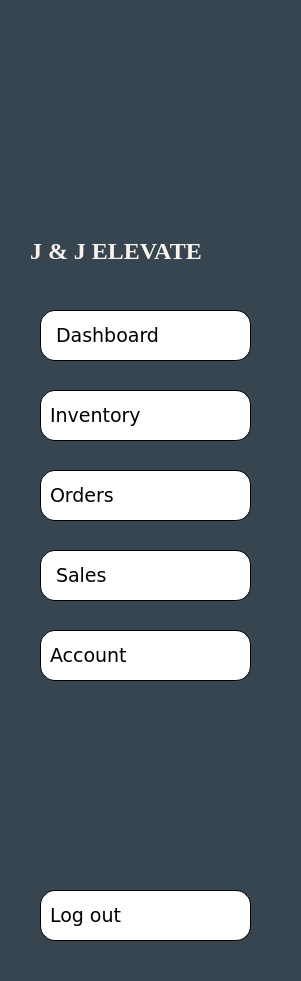
   <widget class="QFrame" name="LeftMenuBar">
    <property name="geometry">
     <rect>
      <x>-1</x>
      <y>-1</y>
      <width>301</width>
      <height>981</height>
     </rect>
    </property>
    <property name="font">
     <font>
      <pointsize>14</pointsize>
     </font>
    </property>
    <property name="styleSheet">
     <string notr="true">
background-color:#374550;
</string>
    </property>
    <property name="frameShape">
     <enum>QFrame::NoFrame</enum>
    </property>
    <property name="frameShadow">
     <enum>QFrame::Raised</enum>
    </property>
    <widget class="QLabel" name="JJelevate_text">
     <property name="geometry">
      <rect>
       <x>30</x>
       <y>240</y>
       <width>251</width>
       <height>21</height>
      </rect>
     </property>
     <property name="font">
      <font>
       <family>Georgia</family>
       <pointsize>18</pointsize>
       <weight>75</weight>
       <bold>true</bold>
      </font>
     </property>
     <property name="styleSheet">
      <string notr="true">color: #f6f3ee; </string>
     </property>
     <property name="text">
      <string>J &amp; J ELEVATE</string>
     </property>
     <property name="scaledContents">
      <bool>true</bool>
     </property>
    </widget>
    <widget class="QLabel" name="Logo">
     <property name="geometry">
      <rect>
       <x>30</x>
       <y>50</y>
       <width>241</width>
       <height>171</height>
      </rect>
     </property>
     <property name="text">
      <string/>
     </property>
     <property name="pixmap">
      <pixmap resource="jj_owner_resources.qrc">:/JJimages/JJLOGO.png</pixmap>
     </property>
     <property name="scaledContents">
      <bool>true</bool>
     </property>
     <property name="alignment">
      <set>Qt::AlignCenter</set>
     </property>
    </widget>
    <widget class="QPushButton" name="pushButton_Dashboard">
     <property name="geometry">
      <rect>
       <x>40</x>
       <y>310</y>
       <width>211</width>
       <height>51</height>
      </rect>
     </property>
     <property name="font">
      <font>
       <family>Verdana</family>
       <pointsize>14</pointsize>
      </font>
     </property>
     <property name="styleSheet">
      <string notr="true">/* Default Inactive Buttons */
QPushButton {
    background-color: white;
    color: black;
    border-radius: 15px;
border: 1px solid #000000; 
    padding: 9px;
font-size: 14;
font-family: &quot;Verdana&quot;, sans-serif; 
text-align: left;
}
/* Hover Effect on Inactive Buttons */
QPushButton:hover {
    background-color:#8d2721;
color:white;
font-weight: 500;
}

/* Active Button (Current Page) */
QPushButton#activeButton {
    background-color: #8d2721;
    color: white;
font-weight: 500;
}
</string>
     </property>
     <property name="text">
      <string> Dashboard</string>
     </property>
     <property name="icon">
      <iconset resource="jj_owner_resources.qrc">
       <normaloff>:/JJimages/dashboard_icon.svg</normaloff>:/JJimages/dashboard_icon.svg</iconset>
     </property>
     <property name="iconSize">
      <size>
       <width>45</width>
       <height>45</height>
      </size>
     </property>
    </widget>
    <widget class="QPushButton" name="pushButton_Inventory">
     <property name="geometry">
      <rect>
       <x>40</x>
       <y>390</y>
       <width>211</width>
       <height>51</height>
      </rect>
     </property>
     <property name="font">
      <font>
       <family>Verdana</family>
       <pointsize>14</pointsize>
      </font>
     </property>
     <property name="styleSheet">
      <string notr="true">/* Default Inactive Buttons */
QPushButton {
    background-color: white;
    color: black;
    border-radius: 15px;
border: 1px solid #000000; 
    padding: 9px;
font-size: 14;
font-family: &quot;Verdana&quot;, sans-serif; 
text-align: left;
}
/* Hover Effect on Inactive Buttons */
QPushButton:hover {
    background-color:#8d2721;
color:white;
font-weight: 500;
}

/* Active Button (Current Page) */
QPushButton#activeButton {
    background-color: #8d2721;
    color: white;
font-weight: 500;
}
</string>
     </property>
     <property name="text">
      <string>Inventory</string>
     </property>
     <property name="icon">
      <iconset resource="jj_owner_resources.qrc">
       <normaloff>:/JJimages/inventory_icon.svg</normaloff>:/JJimages/inventory_icon.svg</iconset>
     </property>
     <property name="iconSize">
      <size>
       <width>55</width>
       <height>50</height>
      </size>
     </property>
    </widget>
    <widget class="QPushButton" name="pushButton_Orders">
     <property name="geometry">
      <rect>
       <x>40</x>
       <y>470</y>
       <width>211</width>
       <height>51</height>
      </rect>
     </property>
     <property name="font">
      <font>
       <family>Verdana</family>
       <pointsize>14</pointsize>
      </font>
     </property>
     <property name="styleSheet">
      <string notr="true">/* Default Inactive Buttons */
QPushButton {
    background-color: white;
    color: black;
    border-radius: 15px;
border: 1px solid #000000; 
    padding: 9px;
font-size: 14;
font-family: &quot;Verdana&quot;, sans-serif; 
text-align: left;
}
/* Hover Effect on Inactive Buttons */
QPushButton:hover {
    background-color:#8d2721;
color:white;
font-weight: 500;
}

/* Active Button (Current Page) */
QPushButton#activeButton {
    background-color: #8d2721;
    color: white;
font-weight: 500;
}
</string>
     </property>
     <property name="text">
      <string>Orders</string>
     </property>
     <property name="icon">
      <iconset resource="jj_owner_resources.qrc">
       <normaloff>:/JJimages/orders_icon.svg</normaloff>:/JJimages/orders_icon.svg</iconset>
     </property>
     <property name="iconSize">
      <size>
       <width>51</width>
       <height>48</height>
      </size>
     </property>
    </widget>
    <widget class="QPushButton" name="pushButton_Sales">
     <property name="geometry">
      <rect>
       <x>40</x>
       <y>550</y>
       <width>211</width>
       <height>51</height>
      </rect>
     </property>
     <property name="font">
      <font>
       <family>Verdana</family>
       <pointsize>14</pointsize>
      </font>
     </property>
     <property name="styleSheet">
      <string notr="true">/* Default Inactive Buttons */
QPushButton {
    background-color: white;
    color: black;
    border-radius: 15px;
border: 1px solid #000000; 
    padding: 9px;
font-size: 14;
font-family: &quot;Verdana&quot;, sans-serif; 
text-align: left;
}
/* Hover Effect on Inactive Buttons */
QPushButton:hover {
    background-color:#8d2721;
color:white;
font-weight: 500;
}

/* Active Button (Current Page) */
QPushButton#activeButton {
    background-color: #8d2721;
    color: white;
font-weight: 500;
}
</string>
     </property>
     <property name="text">
      <string> Sales</string>
     </property>
     <property name="icon">
      <iconset resource="jj_owner_resources.qrc">
       <normaloff>:/JJimages/sales_icon.svg</normaloff>:/JJimages/sales_icon.svg</iconset>
     </property>
     <property name="iconSize">
      <size>
       <width>45</width>
       <height>45</height>
      </size>
     </property>
    </widget>
    <widget class="QPushButton" name="pushButton_Account">
     <property name="geometry">
      <rect>
       <x>40</x>
       <y>630</y>
       <width>211</width>
       <height>51</height>
      </rect>
     </property>
     <property name="font">
      <font>
       <family>Verdana</family>
       <pointsize>14</pointsize>
      </font>
     </property>
     <property name="styleSheet">
      <string notr="true">/* Default Inactive Buttons */
QPushButton {
    background-color: white;
    color: black;
    border-radius: 15px;
border: 1px solid #000000; 
    padding: 9px;
font-size: 14;
font-family: &quot;Verdana&quot;, sans-serif; 
text-align: left;
}
/* Hover Effect on Inactive Buttons */
QPushButton:hover {
    background-color:#8d2721;
color:white;
font-weight: 500;
}

/* Active Button (Current Page) */
QPushButton#activeButton {
    background-color: #8d2721;
    color: white;
font-weight: 500;
}
</string>
     </property>
     <property name="text">
      <string>Account</string>
     </property>
     <property name="icon">
      <iconset resource="jj_owner_resources.qrc">
       <normaloff>:/JJimages/account_icon.svg</normaloff>:/JJimages/account_icon.svg</iconset>
     </property>
     <property name="iconSize">
      <size>
       <width>52</width>
       <height>50</height>
      </size>
     </property>
    </widget>
    <widget class="QPushButton" name="pushButton_LogOut">
     <property name="geometry">
      <rect>
       <x>40</x>
       <y>890</y>
       <width>211</width>
       <height>51</height>
      </rect>
     </property>
     <property name="font">
      <font>
       <family>Verdana</family>
       <pointsize>14</pointsize>
      </font>
     </property>
     <property name="styleSheet">
      <string notr="true">/* Default Inactive Buttons */
QPushButton {
    background-color: white;
    color: black;
    border-radius: 15px;
border: 1px solid #000000; 
    padding: 9px;
font-size: 14;
font-family: &quot;Verdana&quot;, sans-serif; 
text-align: left;
}
/* Hover Effect on Inactive Buttons */
QPushButton:hover {
    background-color:#8d2721;
color:white;
font-weight: 500;
}

/* Active Button (Current Page) */
QPushButton#activeButton {
    background-color: #8d2721;
    color: white;
font-weight: 500;
}
</string>
     </property>
     <property name="text">
      <string>Log out</string>
     </property>
     <property name="icon">
      <iconset resource="jj_owner_resources.qrc">
       <normaloff>:/JJimages/logout_icon.svg</normaloff>:/JJimages/logout_icon.svg</iconset>
     </property>
     <property name="iconSize">
      <size>
       <width>48</width>
       <height>48</height>
      </size>
     </property>
    </widget>
   </widget>
